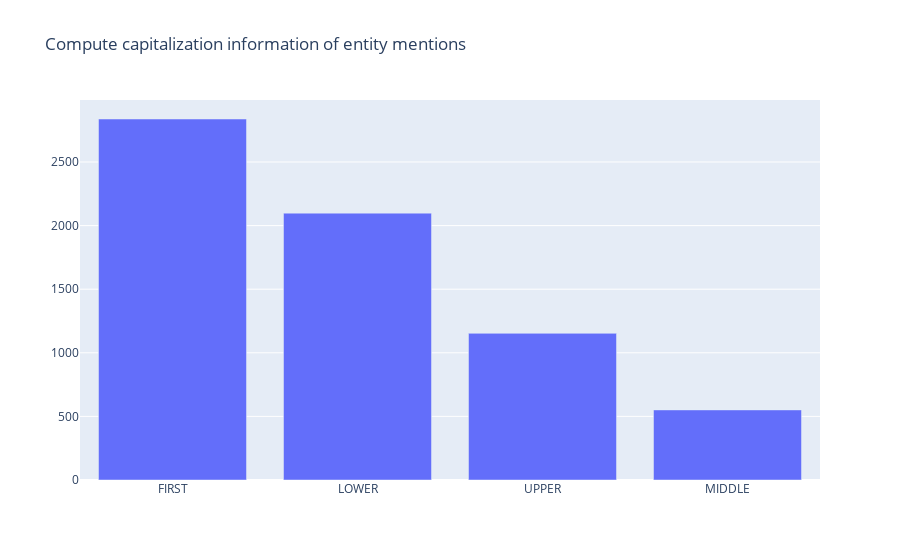

Notebook code cell kept with this figure:
### Code cell
from rubrix.metrics.token_classification import entity_capitalness

entity_capitalness(name="spacy_sm_wnut17").visualize()

### Figure 1 — Plotly figure (JSON) as saved in the notebook; plotly's stock layout.template omitted (floating-point values rounded to 4 significant figures)
{"data": [{"type": "bar", "x": ["FIRST", "LOWER", "UPPER", "MIDDLE"], "y": [2838, 2098, 1153, 551]}], "layout": {"autosize": true, "title": {"text": "Compute capitalization information of entity mentions"}, "xaxis": {"autorange": true, "range": [-0.5, 3.5], "title": {"text": ""}, "type": "category"}, "yaxis": {"autorange": true, "range": [0, 2987.0], "title": {"text": ""}, "type": "linear"}}}
